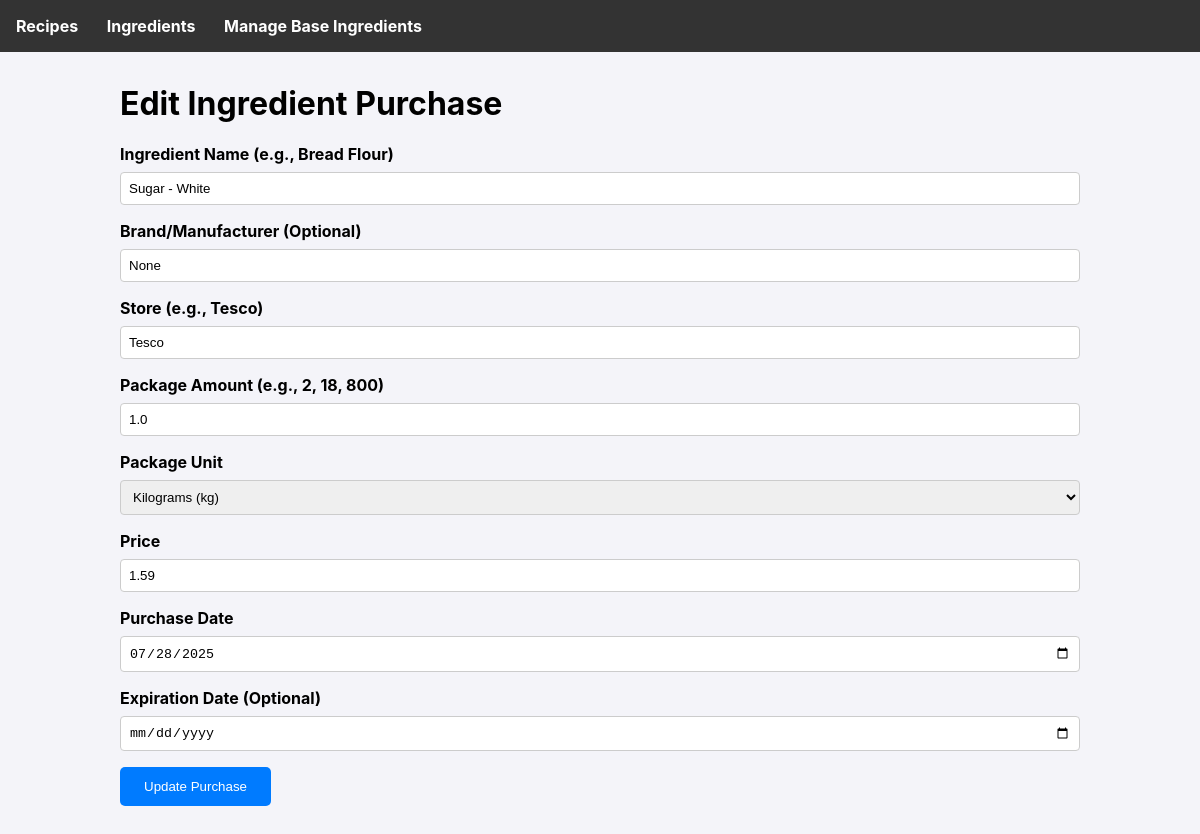
Page /ingredient/edit/8 on the earlier database version.
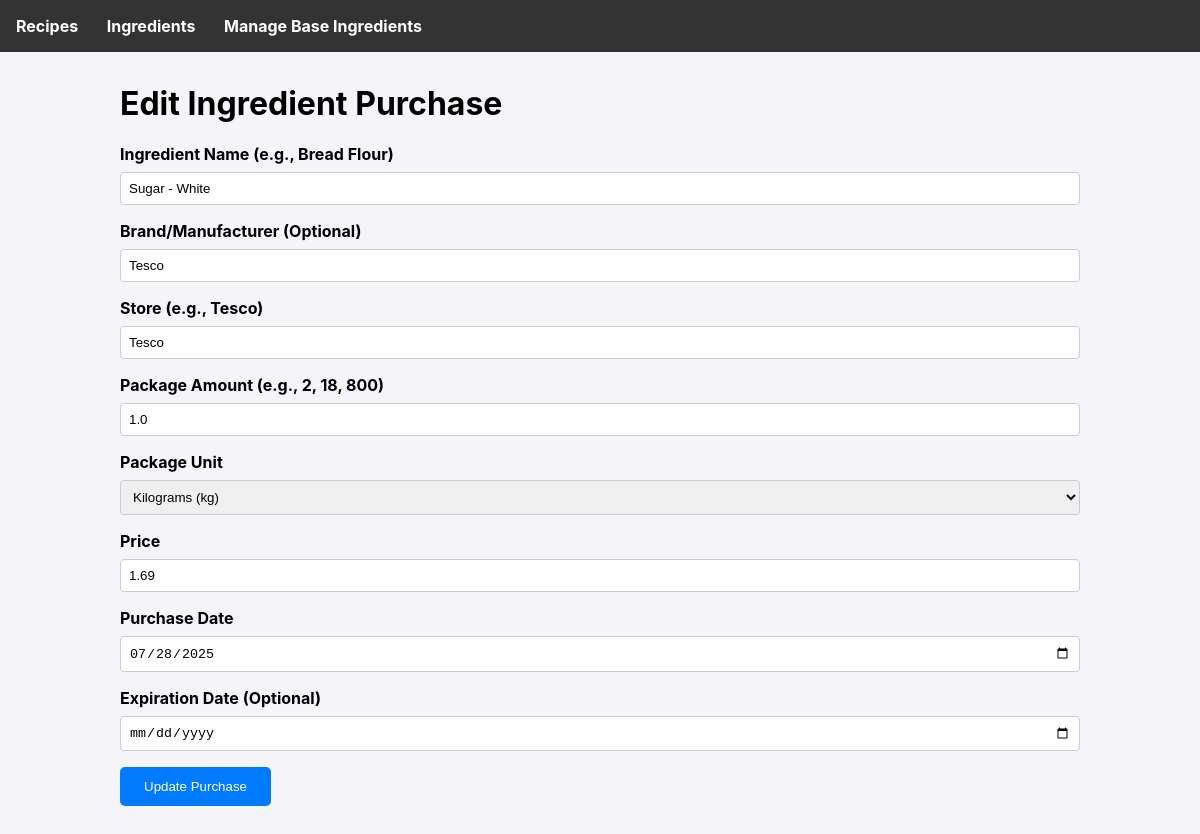
Same page on the later database version.
### tables this page shows
CREATE TABLE ingredient_purchases (
        id INTEGER PRIMARY KEY AUTOINCREMENT,
        ingredient_id INTEGER NOT NULL,
        store TEXT,
        package_amount REAL NOT NULL,
        package_unit TEXT NOT NULL,
        price REAL NOT NULL,
        purchase_date TEXT NOT NULL,
        expiry_date TEXT, brand TEXT,
        FOREIGN KEY (ingredient_id) REFERENCES ingredients (id)
    );

### app.py (the view, shortened to what this page needs)
@app.route('/ingredient/edit/<int:purchase_id>', methods=('GET', 'POST'))
def edit_ingredient(purchase_id):
    db = get_db()
    purchase = db.execute('''
        SELECT ip.id, ip.brand, ip.store, ip.package_amount, ip.package_unit, ip.price, ip.purchase_date, ip.expiry_date, i.name
        FROM ingredient_purchases ip
        JOIN ingredients i ON ip.ingredient_id = i.id
        WHERE ip.id = ?
    ''', (purchase_id,)).fetchone()
    if purchase is None:
        flash('Ingredient purchase not found.', 'error')
        return redirect(url_for('list_ingredients'))
    return render_template('ingredient_form.html', purchase=purchase, units=UNITS)

### app.py (called while the page is built)
def get_db():
    if 'db' not in g:
        g.db = sqlite3.connect(DATABASE)
        g.db.row_factory = sqlite3.Row
    return g.db

### templates/ingredient_form.html (shortened to what this page needs)
{% extends 'base.html' %}
{% block content %}
    <h1>{% if purchase %}Edit Ingredient Purchase{% else %}Add New Ingredient Purchase{% endif %}</h1>
    <form method="post">
        <label for="name">Ingredient Name (e.g., Bread Flour)</label>
        <input type="text" name="name" id="name" value="{{ purchase.name if purchase else '' }}" required>
        <label for="brand">Brand/Manufacturer (Optional)</label>
        <input type="text" name="brand" id="brand" value="{{ purchase.brand if purchase else '' }}">
        <label for="store">Store (e.g., Tesco)</label>
        <input type="text" name="store" id="store" value="{{ purchase.store if purchase else '' }}" required>
        <label for="package_amount">Package Amount (e.g., 2, 18, 800)</label>
        <input type="number" step="any" name="package_amount" id="package_amount" value="{{ purchase.package_amount if purchase else '' }}" required>
        <label for="package_unit">Package Unit</label>
        <select name="package_unit" id="package_unit" required>
            {% for abbr, full_name, dimension in units %}
                <option value="{{ abbr }}" {% if purchase and purchase.package_unit == abbr %}selected{% endif %}>
                    {{ full_name }}
                </option>
            {% endfor %}
        </select>
        <label for="price">Price</label>
        <input type="number" step="0.01" name="price" id="price" value="{{ purchase.price if purchase else '' }}" required>
        <label for="purchase_date">Purchase Date</label>
        <input type="date" name="purchase_date" id="purchase_date" value="{{ purchase.purchase_date if purchase else today_date }}" required>
        <label for="expiry_date">Expiration Date (Optional)</label>
        <input type="date" name="expiry_date" id="expiry_date" value="{{ purchase.expiry_date if purchase else '' }}">
        <button type="submit">{% if purchase %}Update Purchase{% else %}Save Ingredient Purchase{% endif %}</button>
    </form>
{% endblock %}

Differences in the rows shown:
changed ingredient_purchases "Tesco": brand (not shown) → "Tesco"; price "1.59" → "1.69"
Other differences:
form field brand: "None" → (not shown)
